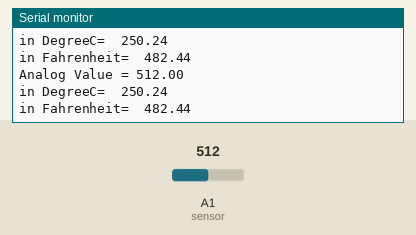
Simulated run of this sketch. Board: Arduino Uno, built with avr-gcc and run on an emulated ATmega328P. On the bench: the last lines printed to the serial monitor. The test bench sets the inputs (shaded band); at power-on: A1 (sensor) = 512.

Above: at 1.8 s.
1.9 s: A1 (sensor) set to 716
At 2.8 s:
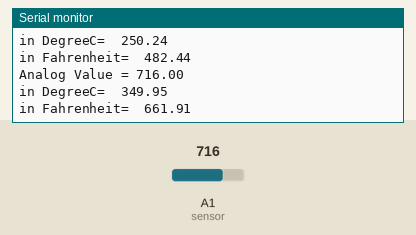
3.4 s: A1 (sensor) set to 900
At 4.8 s:
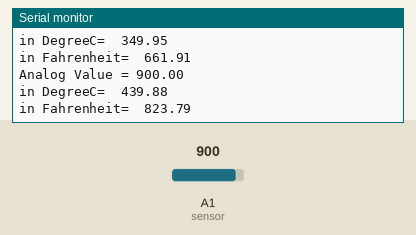
Timing chart, 0 to 6.4 s (numbered marks = the images above; inputs shaded):
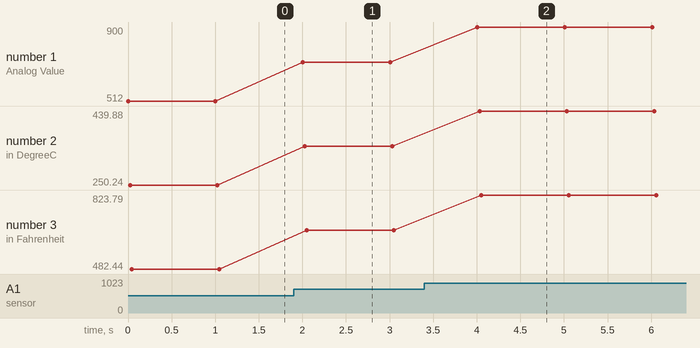

The sketch:

temperature.ino
```cpp
const int sensor=A1; // Assigning analog pin A1 to variable 'sensor'
float tempc;  //variable to store temperature in degree Celsius
float tempf;  //variable to store temperature in Fahreinheit
float vout;  //temporary variable to hold sensor reading
void setup()
{
pinMode(sensor,INPUT); // Configuring pin A1 as input
Serial.begin(9600);
}
void loop()
{
vout=analogRead(sensor);
Serial.print("Analog Value = ");
Serial.print(vout);
Serial.println();
vout=(vout*500)/1023;
tempc=vout; // Storing value in Degree Celsius
tempf=(vout*1.8)+32; // Converting to Fahrenheit
Serial.print("in DegreeC=");
Serial.print("\t");
Serial.print(tempc);
Serial.println();
Serial.print("in Fahrenheit=");
Serial.print("\t");
Serial.print(tempf);
Serial.println();
delay(1000); //Delay of 1 second for ease of viewing
}
```

Measured:
- after the input at 1.9 s, the serial monitor: prints a new line after 0.10 s (image 1)
- after the input at 3.4 s, the serial monitor: prints a new line after 0.61 s (image 2)
- plotted number 1: 512 → 716 after the input at 1.9 s, 716 → 900 after the input at 3.4 s
- plotted number 2: 250.24 → 349.95 after the input at 1.9 s, 349.95 → 439.88 after the input at 3.4 s
- plotted number 3: 482.44 → 661.91 after the input at 1.9 s, 661.91 → 823.79 after the input at 3.4 s
